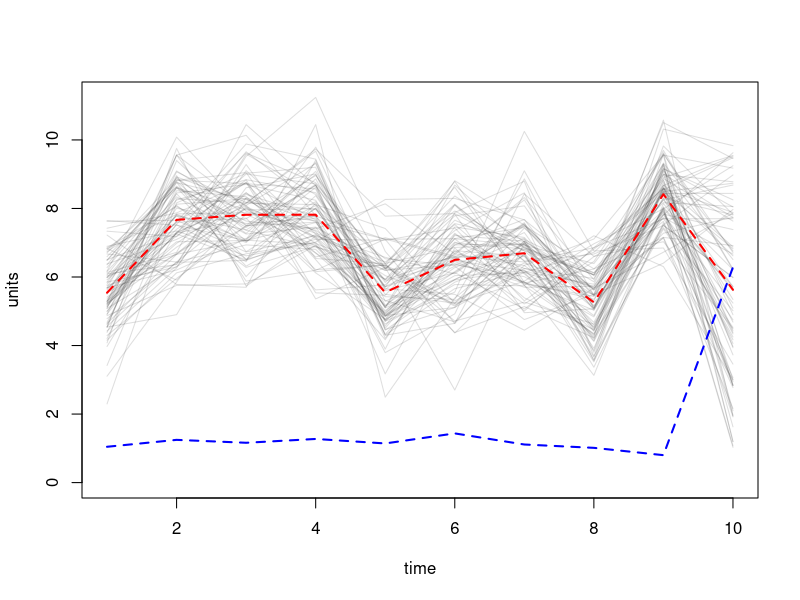
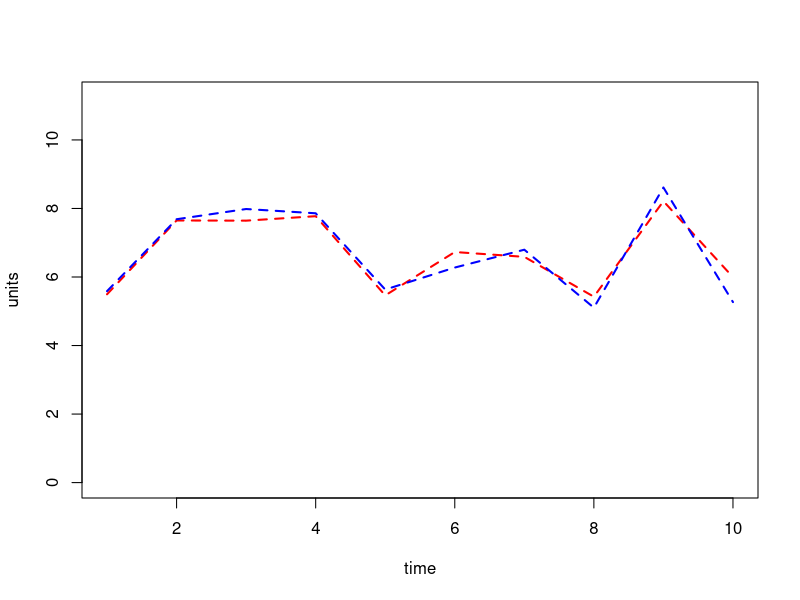
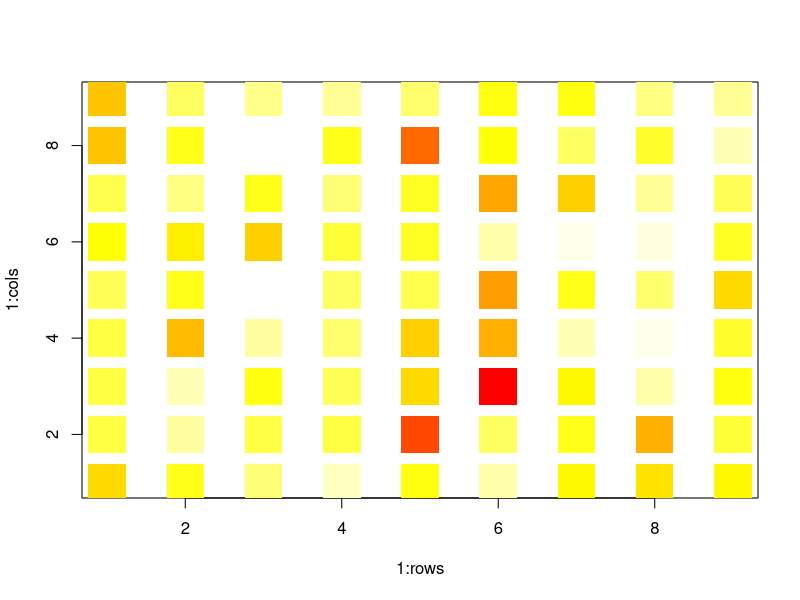
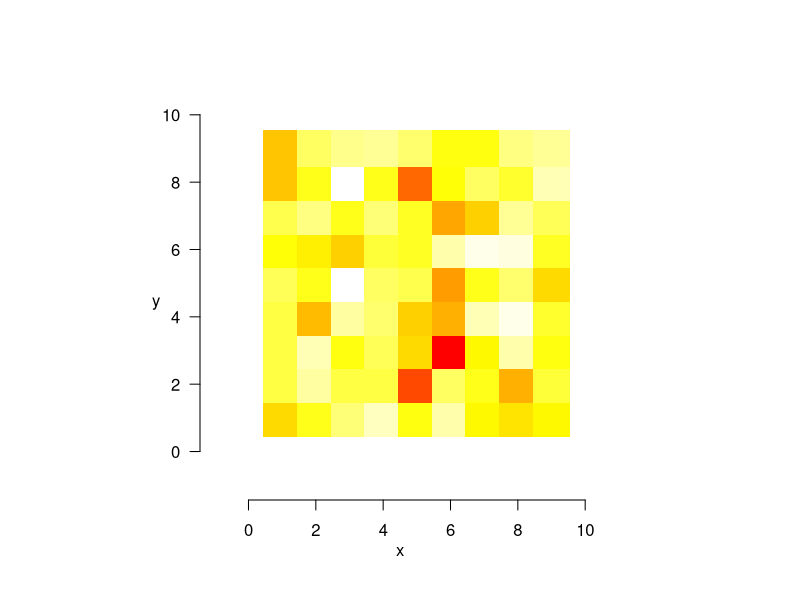

Recreate these plots in R, in order.
### Some initial notes on visuallizing the SEIR data

#make a fake matrix with some differences between some populations at an initial timepoint--this should resemble the output you had from your model with rows as populations and columns as time
	rows <- 9
	cols <- 9
	pops <- rows*cols
	t0 <- runif(pops , 1 , 10) #random draws form a uniform distribution from values 1 to 10 for each pop
	time <- 10 #note we start at t = 0 so the total steps will be time - 1

	matty <- matrix(data = t0 , nrow = length(t0) , ncol = time) # don't worry, the other times will be replaced
	colnames(matty) <- paste("t", seq(from = 0 , to = time-1 , by = 1) , sep="") #just makin' names
	rownames(matty) <- paste("pop", seq(from = 1 , to = pops , by = 1) , sep="") #just makin' names

	# here's some fake data, adding values to a previous one (kind of, I tweaked it to make them correlate and the variance jump just for graphical purposes)
	for (i in 2:time){
	for (j in 1:pops){
		matty[j,i-1] <- matty[1,i-1] + rnorm(n = 1 , mean = 1 , sd = 1)
	}}

	#have a quick look at the data.  Here, we look at the row values, but you can also do the same for the columns.  It may seem trivial now, but it becomes geometrically important as space, time, individuals, and populations increase in size
	matty[1:5,] #sneak peak of the top five rows
	matty[seq(nrow(matty)-5,nrow(matty),1),] #sneak peak of the bottom five rows

#1.1.  first, let's explore just one (S,E,I, or R) using the sample above (how you have your compartments organized), we'll divide is in half (A and B) and plot them
	 #make a blank plot and set axes
	 plot(0 , type = "n" , xlim = c(1,time) , ylim = c(0,max(matty)) , xlab = "time" , ylab = "units")

	#then add the individual population lines
	line.col <- rgb(50,50,50,40,maxColor=255) #you can manually create colors, and I made grey here
	for (i in 1:pops){
		lines(matty[i,] , col = line.col)
	}

	#now add the mean, and, for fun, the variance
	lines(apply(matty , 2 , mean) , col = "red" , lwd = 2 , lty = 2) #lwd is line width, and lty is line type
	lines(apply(matty , 2 , var) , col = "blue" , lwd = 2 , lty = 2) #plots the variance

#1.2.  second, just quilky, let's just see how we could plot two means, since I imagine you'd like to see all 4 (S,E,I, and R) in a plot.
	no.pop.A <- nrow(matty)%/%2 # "%/%" is integer division in the event there is a decimal left over
	no.pop.B <- nrow(matty)-no.pop.A
	matty.A <- matty[1:no.pop.A,]
	matty.B <- matty[no.pop.B:nrow(matty),]

	 plot(0 , type = "n" , xlim = c(1,time) , ylim = c(0,max(matty)) , xlab = "time" , ylab = "units")
	lines(apply(matty.A , 2 , mean) , col = "red" , lwd = 2 , lty = 2) #the second argument is the dimension, so this takes the mean of each column
	lines(apply(matty.B , 2 , mean) , col = "blue" , lwd = 2 , lty = 2)
	#no duh they're not really different, but we wouldn't expect that anyway

#2.1.  second, let's plot it in space (no pattern should be observable here since there are all independently varying) of the final values of the matrix (note that you could do this for any timepoint)
	sq.matty <- matrix(data = matty , nrow = rows , ncol = cols)

	rbPal <- colorRampPalette(c("red" , "yellow" , "white"))
	col.breaks <- 50
	col.pal <- matrix(rbPal(col.breaks)[as.numeric(cut(sq.matty,breaks = col.breaks))] , nrow = rows , byrow = F)

	plot(1:rows , 1:cols , type = "n")
	for (i in 1:rows){
	for (j in 1:cols){

		points(i , j , cex = 5 , col = col.pal[i,j] , pch = 15)
			}}

	#look at the matrix
	sq.matty
	min(sq.matty) #should be red
	max(sq.matty) # should be white
	# the matrix is tilted 90^o counter clockwise.  This can be fixed, but I spent a few minutes too many so I gave up since it is inconsequential at this point.  

#2.2. but that's fugly, right?
	sq.size <- 45/rows # this is just a close fit based on a quick visualization, but you can adjust the grid cells as finely as you want. There's a mathematical way to relate the size of the square, grid size, and plot size, but this is still a quick & dirty fit.
	par(pin = c(4,4) , oma = rep(0,4))
	plot(0 , xlim = c(-1 , rows + 1) , ylim = c(-1 , cols + 1) , type = "n" , frame = F , axes = F , xlab = "" , ylab = "")
	for (i in 1:rows){
	for (j in 1:cols){

		points(i , j , cex = sq.size , col = col.pal[i,j] , pch = 15)
			}}
	mtext("x",side = 1, line = 2) # the argument "line = " moves things closer and farther from the side it is on, and can take negative values.
	mtext("y",side = 2, line = 2 , las = 1) # las rotates the labels 90 degrees
	axis(1 , line = 0)
	axis(2 , line = 0, las = 1)
	#this can be further cleaned up, but the meaningful parts of the operations quickly become overshadowed by the extra arguments--just know that it can easily be done
